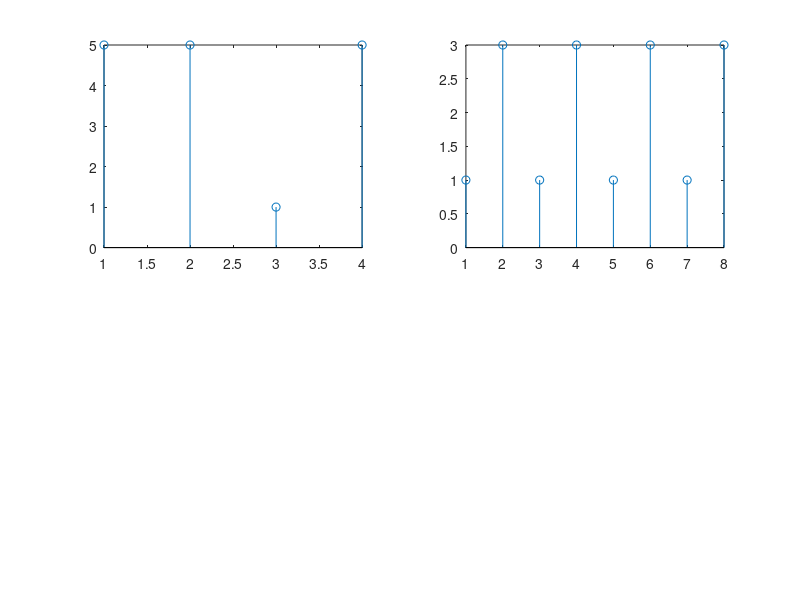

Source code (MATLAB):
 clc; clear; close all;
 x1 = [4,1,-1,1]
 y1=fft(x1);
 subplot(2,2,1);
 stem(y1);
 x2=[2,0,0,0,-1,0,0,0]
 y2=fft(x2); 
 subplot(2,2,2);
 stem(y2);